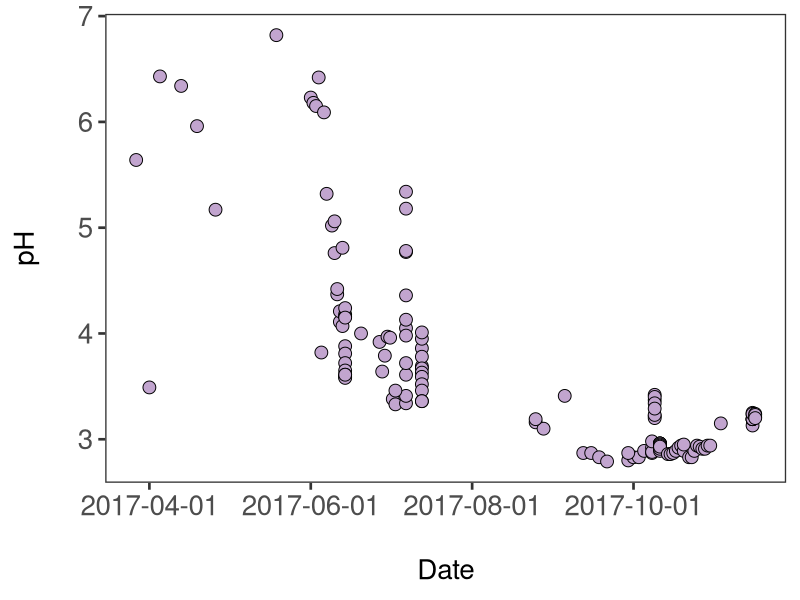
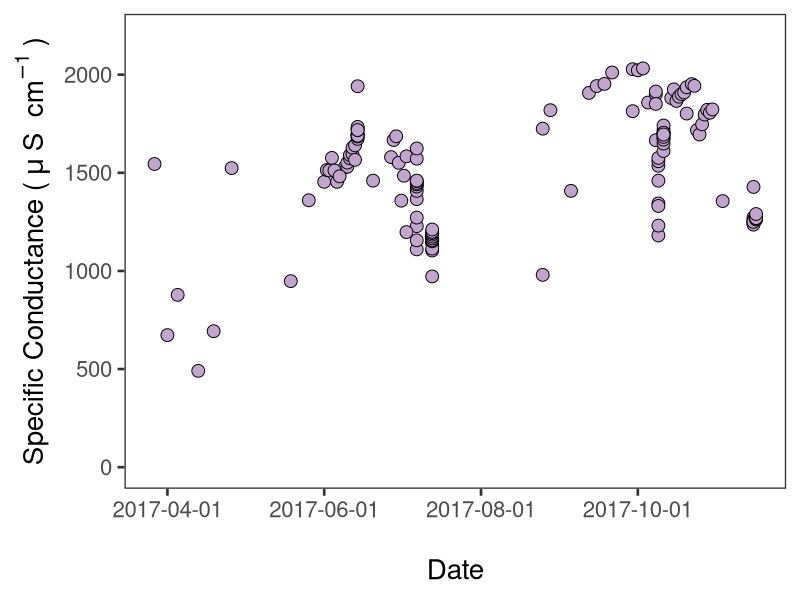
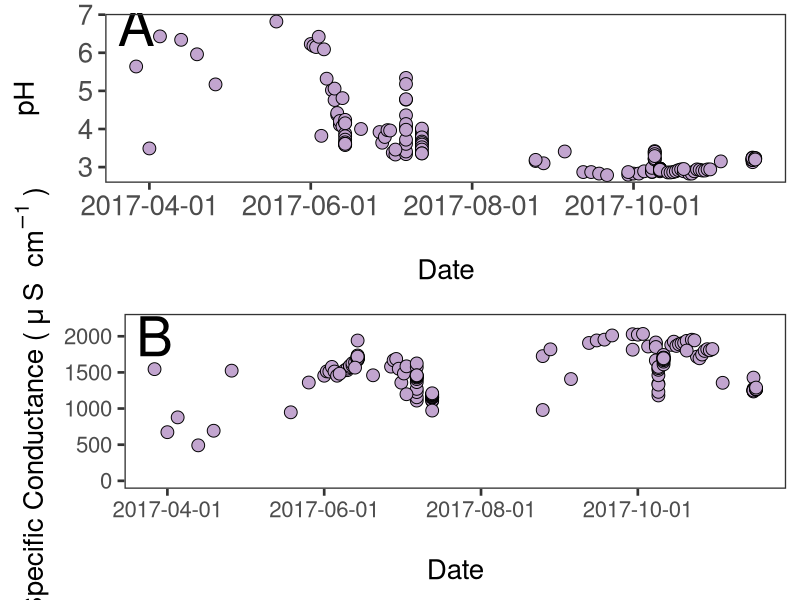
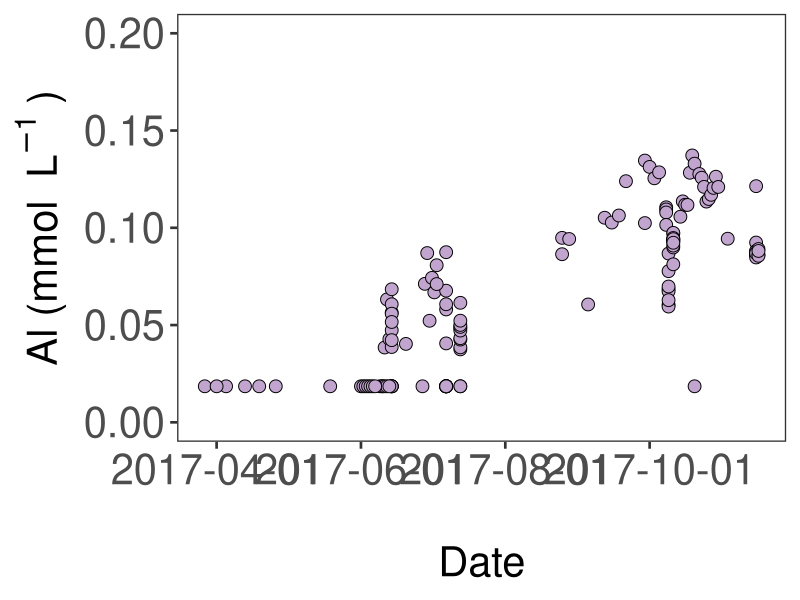
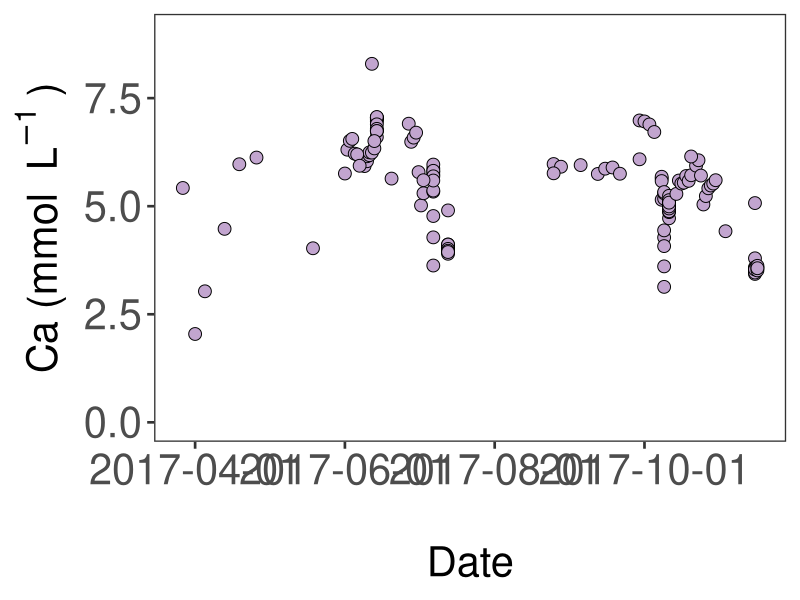
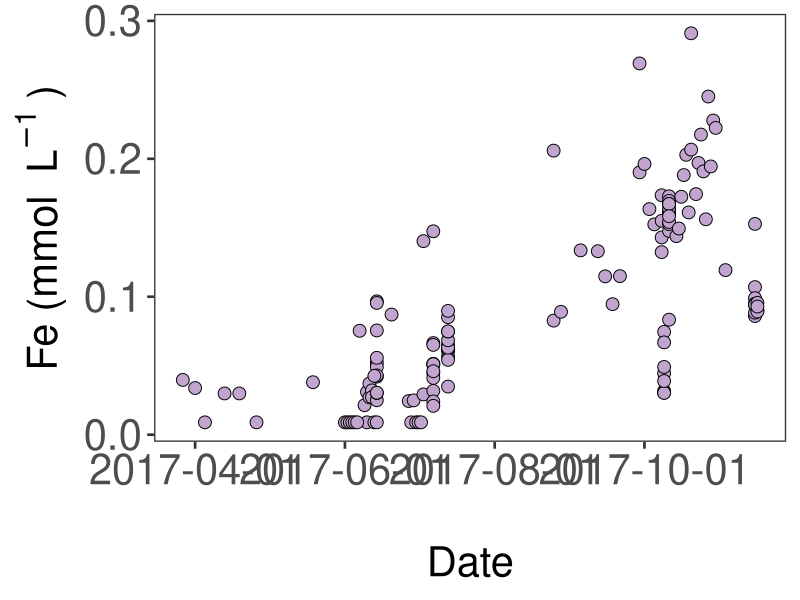
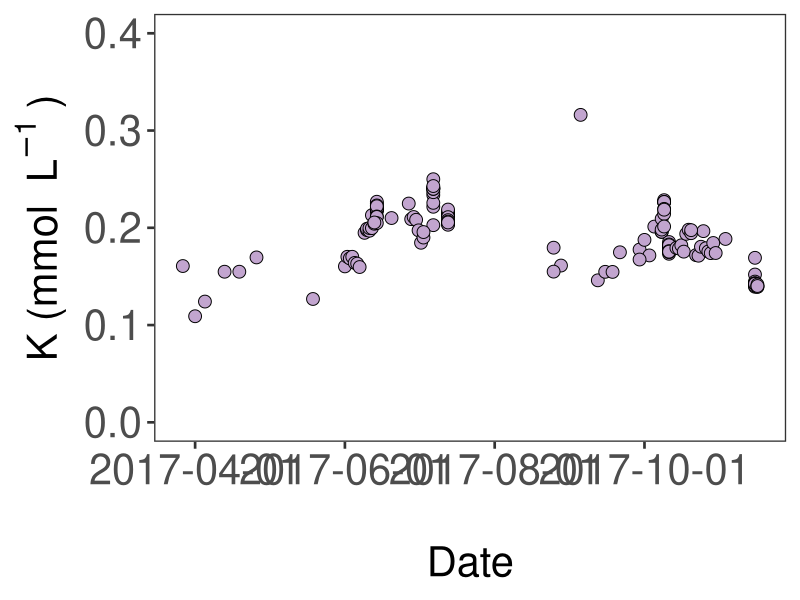
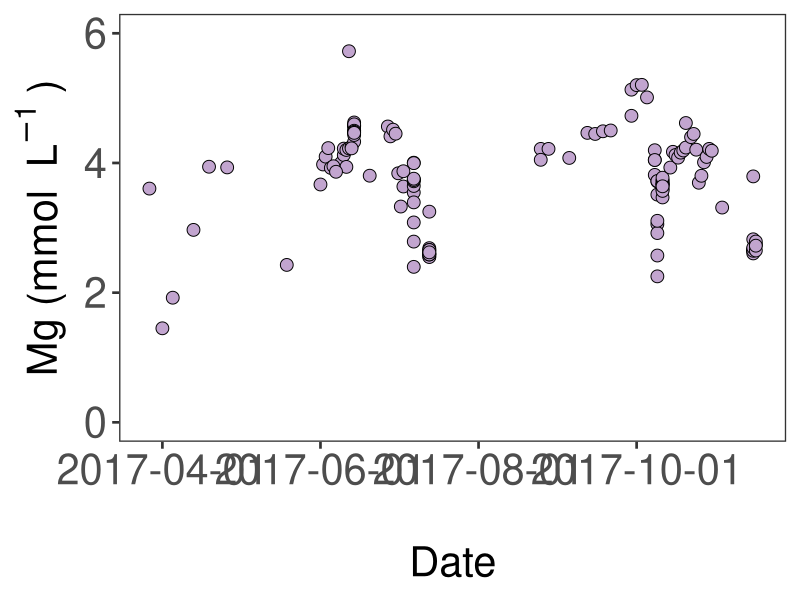

These figures' R source, in order:
#Call outlet data by date
Outchem<-read.csv(file="Outchemdate.csv",header=TRUE)
#Call Q 
Discharge<-read.csv(file="discharge.csv",header=TRUE)

#Transform mg/L to mmol/L

Outchem$Al_mmolL<-(Outchem$Al_mgL/26.982)
Outchem$Ca_mmolL<-(Outchem$Ca_mgL/40.08)
Outchem$Fe_mmolL<-(Outchem$Fe_mgL/55.845)
Outchem$K_mmolL<-(Outchem$K_mgL/39.099)
Outchem$Mg_mmolL<-(Outchem$Mg_mgL/24.305)
Outchem$Mn_mmolL<-(Outchem$Mn_mgL/54.938)
Outchem$Na_mmolL<-(Outchem$Na_mgL/22.99)
Outchem$SO42_mmolL<-(Outchem$SO42_mgL/96.06)
Outchem$Cl_mmolL<-(Outchem$Cl_mgL/35.453)

#Pulls out day of year to plot as x variable (makes scatter plot)
library(lubridate)
Outchem$newdate<-mdy(Outchem$Date)
Outchem$doy<-yday(Outchem$newdate)

#write to csv
write.csv(Outchem,"OutletChemData.csv")

#pH and EC std dev and std err
library(plyr)
outlet.summary<-ddply(Outchem, c("Site"), summarise,
                            pHmean = mean(pH, na.rm=TRUE), pHsd = sd(pH, na.rm=TRUE),
                            pHsem = sd(pH, na.rm=TRUE)/sqrt(length(pH)),
                            ECmean = mean(EC,na.rm=TRUE), ECsd = sd(EC,na.rm=TRUE),
                            ECsem = sd(EC,na.rm=TRUE)/sqrt(length(EC)),
                      Almean = mean(Al_mmolL,na.rm=TRUE), Alsd = sd(Al_mmolL,na.rm=TRUE),
                      Alsem = sd(Al_mmolL,na.rm=TRUE)/sqrt(length(Al_mmolL)),
                      Camean = mean(Ca_mmolL,na.rm=TRUE), Casd = sd(Ca_mmolL,na.rm=TRUE),
                      Casem = sd(Ca_mmolL,na.rm=TRUE)/sqrt(length(Ca_mmolL)),
                      Femean = mean(Fe_mmolL,na.rm=TRUE), Fesd = sd(Fe_mmolL,na.rm=TRUE),
                      Fesem = sd(Fe_mmolL,na.rm=TRUE)/sqrt(length(Fe_mmolL)),
                      Kmean = mean(K_mmolL,na.rm=TRUE), Ksd = sd(K_mmolL,na.rm=TRUE),
                      Ksem = sd(K_mmolL,na.rm=TRUE)/sqrt(length(K_mmolL)),
                      Mgmean = mean(Mg_mmolL,na.rm=TRUE), Mgsd = sd(Mg_mmolL,na.rm=TRUE),
                      Mgsem = sd(Mg_mmolL,na.rm=TRUE)/sqrt(length(Mg_mmolL)),
                      Mnmean = mean(Mn_mmolL,na.rm=TRUE), Mnsd = sd(Mn_mmolL,na.rm=TRUE),
                      Mnsem = sd(Mn_mmolL,na.rm=TRUE)/sqrt(length(Mn_mmolL)),
                      Namean = mean(Na_mmolL,na.rm=TRUE), Nasd = sd(Na_mmolL,na.rm=TRUE),
                      Nasem = sd(Na_mmolL,na.rm=TRUE)/sqrt(length(Na_mmolL)),
                      SO42mean = mean(SO42_mmolL,na.rm=TRUE), SO42sd = sd(SO42_mmolL,na.rm=TRUE),
                      SO42sem = sd(SO42_mmolL,na.rm=TRUE)/sqrt(length(SO42_mmolL)),
                      Clmean = mean(Cl_mmolL,na.rm=TRUE), Clsd = sd(Cl_mmolL,na.rm=TRUE),
                      Clsem = sd(Cl_mmolL,na.rm=TRUE)/sqrt(length(Cl_mmolL)))

#Plots outlet pH by date
library(ggplot2)
pal="#c2a5cf"
shape1=21
OutpH<-ggplot(Outchem, aes(newdate,pH))+
  geom_point(colour="black",size=4, fill=pal, pch=shape1)+
  theme_bw(base_size=20)+
  theme(text = element_text(size=20))+
  theme(axis.text=element_text(size=20))+
  theme(panel.grid.major = element_blank(), panel.grid.minor = element_blank())+
  scale_x_date(breaks=c(as.Date("2017-04-01"),as.Date("2017-06-01"),as.Date("2017-08-01"),as.Date("2017-10-01"),as.Date("2017-12-01")))+
  xlab("\nDate")+
  ylab("pH\n")
#Call the graph
OutpH

#Save to PDF
pdf("OutpH.pdf",height=6,width=8)
OutpH
dev.off()

#Plots outlet EC by date
library(ggplot2)
pal="#c2a5cf"
shape1=21
OutEC<-ggplot(Outchem, aes(newdate,EC))+
  geom_point(colour="black",size=4, fill=pal, pch=shape1)+
  theme_bw(base_size=20)+
  theme(panel.grid.major = element_blank(), panel.grid.minor = element_blank())+
  scale_x_date(breaks=c(as.Date("2017-04-01"),as.Date("2017-06-01"),as.Date("2017-08-01"),as.Date("2017-10-01"),as.Date("2017-12-01")))+
  xlab("\nDate")+
  ylim(0,2200)+
  ylab("Specific Conductance ("~mu~"S "~cm^-1~")")
#Call the graph
OutEC

#Put outlet pH and EC plots in one figure
library(gridExtra)
library(lubridate)
startdate<-"2017-03-27"
xposition<-date(startdate)
OutpH.1<-OutpH+guides(fill=FALSE,shape=FALSE)+annotate("text",x=xposition,y=6.7,label="A",size=14)
OutEC.1<-OutEC+guides(fill=FALSE,shape=FALSE)+annotate("text",x=xposition,y=2000,label="B",size=14)
grid.arrange(arrangeGrob(OutpH.1,OutEC.1, ncol=1, widths=c(1)))

#Save to PDF
pdf("OutECpH.pdf",height=10,width=10)
grid.arrange(arrangeGrob(OutpH.1,OutEC.1, ncol=1, widths=c(1)))
dev.off()

#Plots outlet Al by date
library(ggplot2)
pal="#c2a5cf"
shape1=21
OutAl<-ggplot(Outchem, aes(newdate,Al_mmolL))+
  geom_point(colour="black",size=4, fill=pal, pch=shape1)+
  theme_bw(base_size=20)+
  theme(text = element_text(size=30))+
  theme(axis.text=element_text(size=30))+
  theme(panel.grid.major = element_blank(), panel.grid.minor = element_blank())+
  guides(fill=guide_legend(title=NULL))+
  scale_x_date(breaks=c(as.Date("2017-04-01"),as.Date("2017-06-01"),as.Date("2017-08-01"),as.Date("2017-10-01"),as.Date("2017-12-01")))+
  ylim(0,0.2)+
  xlab("\nDate")+
  ylab("Al (mmol "~L^-1~")")
#Call the graph
OutAl

#Plots outlet Ca by date
library(ggplot2)
pal="#c2a5cf"
shape1=21
OutCa<-ggplot(Outchem, aes(newdate,Ca_mmolL))+
  geom_point(colour="black",size=4, fill=pal, pch=shape1)+
  theme_bw(base_size=20)+
  theme(text = element_text(size=30))+
  theme(axis.text=element_text(size=30))+
  theme(panel.grid.major = element_blank(), panel.grid.minor = element_blank())+
  guides(fill=guide_legend(title=NULL))+
  scale_x_date(breaks=c(as.Date("2017-04-01"),as.Date("2017-06-01"),as.Date("2017-08-01"),as.Date("2017-10-01"),as.Date("2017-12-01")))+
  xlab("\nDate")+
  ylab("Ca (mmol "~L^-1~")")+
  ylim(0,9)
#Call the graph
OutCa

#Plots outlet Fe by date
library(ggplot2)
pal="#c2a5cf"
shape1=21
OutFe<-ggplot(Outchem, aes(newdate,Fe_mmolL))+
  geom_point(colour="black",size=4, fill=pal, pch=shape1)+
  theme_bw(base_size=20)+
  theme(text = element_text(size=30))+
  theme(axis.text=element_text(size=30))+
  theme(panel.grid.major = element_blank(), panel.grid.minor = element_blank())+
  guides(fill=guide_legend(title=NULL))+
  scale_x_date(breaks=c(as.Date("2017-04-01"),as.Date("2017-06-01"),as.Date("2017-08-01"),as.Date("2017-10-01"),as.Date("2017-12-01")))+
  xlab("\nDate")+
  ylab("Fe (mmol "~L^-1~")")
#Call the graph
OutFe

#Plots outlet K by date
library(ggplot2)
pal="#c2a5cf"
shape1=21
OutK<-ggplot(Outchem, aes(newdate,K_mmolL))+
  geom_point(colour="black",size=4, fill=pal, pch=shape1)+
  theme_bw(base_size=20)+
  theme(text = element_text(size=30))+
  theme(axis.text=element_text(size=30))+
  theme(panel.grid.major = element_blank(), panel.grid.minor = element_blank())+
  guides(fill=guide_legend(title=NULL))+
  scale_x_date(breaks=c(as.Date("2017-04-01"),as.Date("2017-06-01"),as.Date("2017-08-01"),as.Date("2017-10-01"),as.Date("2017-12-01")))+
  xlab("\nDate")+
  ylab("K (mmol "~L^-1~")")+
  ylim(0,0.4)
#Call the graph
OutK

#Plots outlet Mg by date
library(ggplot2)
pal="#c2a5cf"
shape1=21
OutMg<-ggplot(Outchem, aes(newdate,Mg_mmolL))+
  geom_point(colour="black",size=4, fill=pal, pch=shape1)+
  theme_bw(base_size=20)+
  theme(text = element_text(size=30))+
  theme(axis.text=element_text(size=30))+
  theme(panel.grid.major = element_blank(), panel.grid.minor = element_blank())+
  guides(fill=guide_legend(title=NULL))+
  scale_x_date(breaks=c(as.Date("2017-04-01"),as.Date("2017-06-01"),as.Date("2017-08-01"),as.Date("2017-10-01"),as.Date("2017-12-01")))+
  xlab("\nDate")+
  ylab("Mg (mmol "~L^-1~")")+
  ylim(0,6)
#Call the graph
OutMg

#Plots outlet Mn by date
library(ggplot2)
pal="#c2a5cf"
shape1=21
OutMn<-ggplot(Outchem, aes(newdate,Mn_mmolL))+
  geom_point(colour="black",size=4, fill=pal, pch=shape1)+
  theme_bw(base_size=20)+
  theme(text = element_text(size=30))+
  theme(axis.text=element_text(size=30))+
  theme(panel.grid.major = element_blank(), panel.grid.minor = element_blank())+
  guides(fill=guide_legend(title=NULL))+
  scale_x_date(breaks=c(as.Date("2017-04-01"),as.Date("2017-06-01"),as.Date("2017-08-01"),as.Date("2017-10-01"),as.Date("2017-12-01")))+
  ylim(0,0.65)+
  xlab("\nDate")+
  ylab("Mn (mmol "~L^-1~")")
#Call the graph
OutMn

#Plots outlet Na by date
library(ggplot2)
pal="#c2a5cf"
shape1=21
OutNa<-ggplot(Outchem, aes(newdate,Na_mmolL))+
  geom_point(colour="black",size=4, fill=pal, pch=shape1)+
  theme_bw(base_size=20)+
  theme(text = element_text(size=30))+
  theme(axis.text=element_text(size=30))+
  theme(panel.grid.major = element_blank(), panel.grid.minor = element_blank())+
  guides(fill=guide_legend(title=NULL))+
  scale_x_date(breaks=c(as.Date("2017-04-01"),as.Date("2017-06-01"),as.Date("2017-08-01"),as.Date("2017-10-01"),as.Date("2017-12-01")))+
  xlab("\nDate")+
  ylab("Na (mmol "~L^-1~")")+
  ylim(0,0.8)
#Call the graph
OutNa

#Plots outlet SO42- by date
library(ggplot2)
pal="#c2a5cf"
shape1=21
OutSO42<-ggplot(Outchem, aes(newdate,SO42_mmolL))+
  geom_point(colour="black",size=4, fill=pal, pch=shape1)+
  theme_bw(base_size=20)+
  theme(text = element_text(size=20))+
  theme(axis.text=element_text(size=20))+
  theme(panel.grid.major = element_blank(), panel.grid.minor = element_blank())+
  guides(fill=guide_legend(title=NULL))+
  scale_x_date(breaks=c(as.Date("2017-04-01"),as.Date("2017-06-01"),as.Date("2017-08-01"),as.Date("2017-10-01"),as.Date("2017-12-01")))+
  xlab("\nDate")+
  ylab("S"~O[4]^-2~" (mmol "~L^-1~")")+
  ylim(0,16)
#Call the graph
OutSO42

#Plots outlet Cl by date
library(ggplot2)
pal="#c2a5cf"
shape1=21
OutCl<-ggplot(Outchem, aes(newdate,Cl_mmolL))+
  geom_point(colour="black",size=4, fill=pal, pch=shape1)+
  theme_bw(base_size=20)+
  theme(panel.grid.major = element_blank(), panel.grid.minor = element_blank())+
  guides(fill=guide_legend(title=NULL))+
  xlab("\nDate")+
  ylab("Cl (mmol L-1)\n")
#Call the graph
OutCl

#Put all outlet plots in one figure
library(gridExtra)
library(lubridate)
startdate<-"2017-03-27"
xposition<-date(startdate)
OutCa.1<-OutCa+guides(fill=FALSE,shape=FALSE)+annotate("text",x=xposition,y=8,label="E",size=14)
OutFe.1<-OutFe+guides(fill=FALSE,shape=FALSE)+annotate("text",x=xposition,y=0.28,label="A",size=14)
OutK.1<-OutK+guides(fill=FALSE,shape=FALSE)+annotate("text",x=xposition,y=0.35,label="G",size=14)
OutMg.1<-OutMg+guides(fill=FALSE,shape=FALSE)+annotate("text",x=xposition,y=5.5,label="F",size=14)
OutMn.1<-OutMn+guides(fill=FALSE,shape=FALSE)+annotate("text",x=xposition,y=0.6,label="B",size=14)
OutNa.1<-OutNa+guides(fill=FALSE,shape=FALSE)+annotate("text",x=xposition,y=0.7,label="H",size=14)
OutAl.1<-OutAl+guides(fill=FALSE,shape=FALSE)+annotate("text",x=xposition,y=0.19,label="C",size=14)
OutSO42.1<-OutSO42+guides(fill=FALSE,shape=FALSE)+annotate("text",x=xposition,y=15,label="D",size=12.5)
grid.arrange(arrangeGrob(OutFe.1,OutMn.1,OutAl.1,OutSO42.1, OutCa.1, OutMg.1, OutK.1, OutNa.1, ncol=2, widths=c(1,1)))

#Save to PDF
pdf("Outionbydate.pdf",height=20,width=25)
grid.arrange(arrangeGrob(OutFe.1,OutMn.1,OutAl.1,OutSO42.1, OutCa.1, OutMg.1, OutK.1, OutNa.1, ncol=2, widths=c(1,1)))
dev.off()

#Save to PDF
pdf("OutBaseionbydate.pdf",height=10,width=15)
grid.arrange(arrangeGrob(OutCa.1,OutMg.1,OutK.1,OutNa.1, ncol=2, widths=c(1,1)))
dev.off()

# Plot outlet pH and Fe by date
library(ggplot2)
yscale<-0.05

Out_pHFe_date<-ggplot(Outchem,aes(x=newdate))+
  geom_point(aes(y=pH),fill="purple",colour="black",pch=21,size=4)+
  geom_point(aes(y=Fe_mmolL/yscale,fill="orange"),colour="black",pch=21,size=4)+
  scale_y_continuous(sec.axis=sec_axis(~.*yscale,name="Concentration"))+
  scale_fill_manual(guide="legend",name="ions",
                    values=c("orange"),labels=c("Fe"))+
  labs(y="pH",
       x="Date")+
  theme_bw()+
  theme(panel.grid.major = element_blank(), panel.grid.minor = element_blank())

Out_pHFe_date
#Save to PDF
pdf("Out_pHFe_date.pdf",height=6,width=8)
Out_pHFe_date
dev.off()

#plot Q by Date
library(lubridate)
Discharge$newdate<-mdy_hm(Discharge$date_and_time)
Discharge$doy<-yday(Discharge$newdate)
Discharge$air_space<-(2*0.315)-(Discharge$level_m+0.315)
Discharge$air_space<-ifelse(Discharge$air_space >= 0, Discharge$air_space, 0)
Discharge$theta<-2*acos((0.315-Discharge$air_space)/0.315)
Discharge$Area_water<-(0.5*pi*(0.315^2))-(0.315^2*(Discharge$theta-sin(Discharge$theta))/2)
Discharge$Q_m3s<-Discharge$velocity_m_s*Discharge$Area_water
Discharge$Q_m3s<-ifelse(Discharge$Q_m3s >= 0, Discharge$Q_m3s, 0)
library(ggplot2)
OutQ<-ggplot(Discharge,aes(newdate,Q_m3s))+
  geom_line(colour="blue")+
  theme_bw(base_size=20)+
  theme(panel.grid.major = element_blank(), panel.grid.minor = element_blank())+
  guides(fill=guide_legend(title=NULL),shape=guide_legend(title=NULL))+
  xlab("\nDate")+
  ylab("Q ("~m^3~" "~s^-1~")")
#Call the graph
OutQ

#Save to PDF
pdf("OutQ.pdf",height=6,width=6)
OutQ
dev.off()
